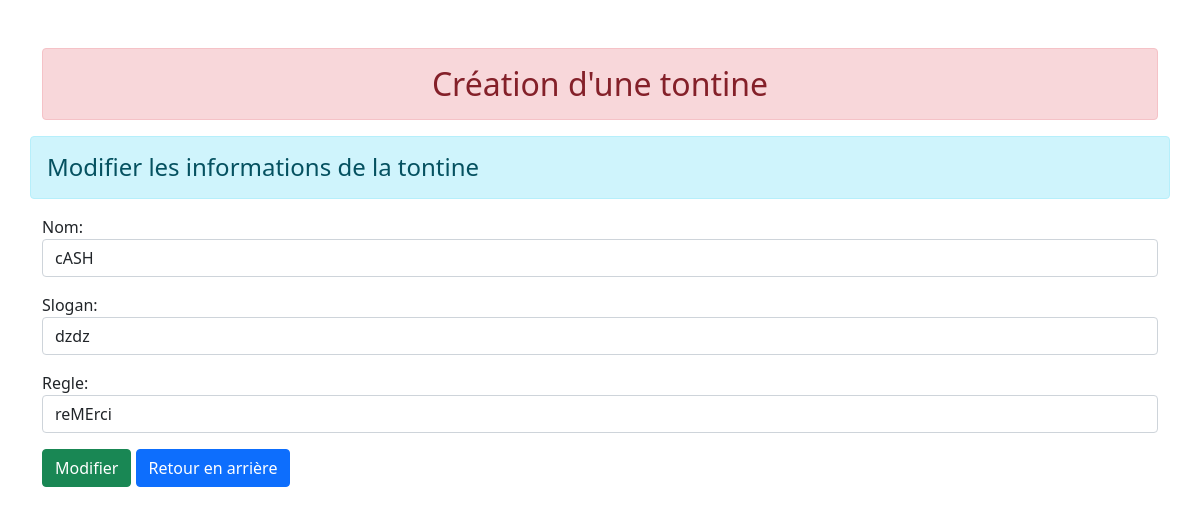
The page /tontine/6/ on the database its author committed.
### tontine/models.py (models this page shows)
class La_tontine(models.Model):
	nom = models.CharField(max_length=70)
	slogan = models.CharField(max_length=170)
	regle = models.CharField(max_length=70)

### tontine/views.py (the view)
# urls.py: path('tontine/<int:id>/',views.modifier, name = "modifierdata"),
def modifier(request, id):
	if request.method == 'POST':
		pi = La_tontine.objects.get(pk=id)
		fm = New_tontine(request.POST, instance=pi)
		if fm.is_valid():
			fm.save()
	else:
		pi = La_tontine.objects.get(pk = id)
		fm = New_tontine(instance = pi)
	return render(request,'tontine/update.html',{'form':fm})

### tontine/forms.py
class New_tontine(forms.ModelForm):
	class Meta:
		model = La_tontine
		fields = ['nom','slogan','regle']
		widgets = {
		'nom': forms.TextInput(attrs={'class': 'form-control'}),
		'slogan': forms.TextInput(attrs={'class': 'form-control'}),
		'regle': forms.TextInput(attrs={'class': 'form-control'}),
		}

### tontine/templates/tontine/update.html (shortened to what this page needs)
{% extends 'tontine/base.html' %}
{% block content %}
<div class="row">
			<h4 class="alert alert-info"> Modifier les informations de la tontine  </h4>
			<form action="" method="POST">
				{{form.as_p}}
				<input type="submit" class="btn btn-success" value="Modifier">
				<a href="{% url 'Add' %} "class="btn btn-primary" >Retour en arrière </a>
			</form>
</div>
{% endblock content %}

### rows shown on the page
La_tontine: nom "cASH", slogan "dzdz", regle "reMErci"
